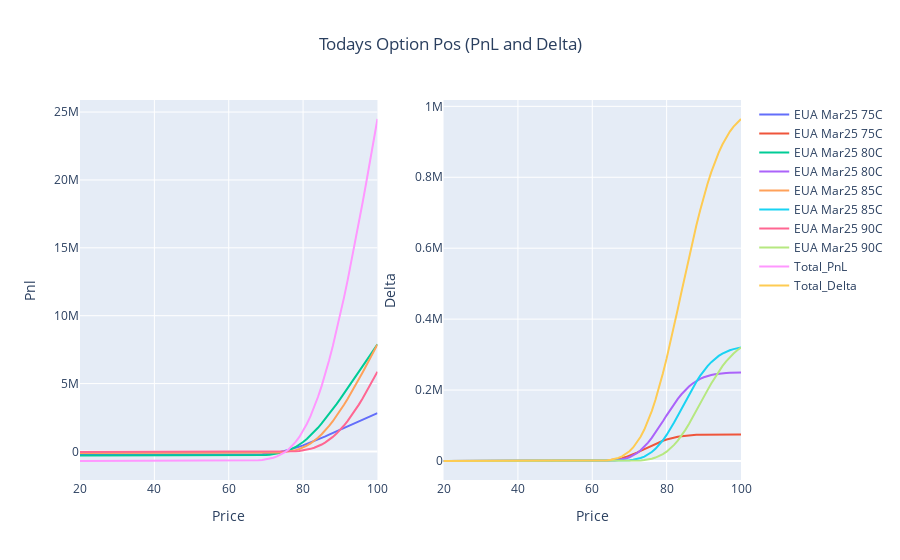

Write notebook code for a chart like this one.
### Markdown cell above
## End of 2 Weeks

### Code cell
pnl_delta_plot(end_two_wk)
